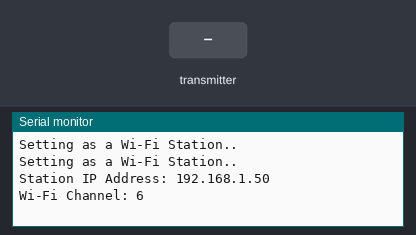
A sketch run on a simulated ESP32. On the bench: the last lines printed to the serial monitor. The test bench sets the inputs (shaded band). WiFi joins after 1.5 s; servers stay silent unless stated.

Above: at 3.2 s.
3.3 s: the transmitter starts sending id = 0
At 3.61 s:
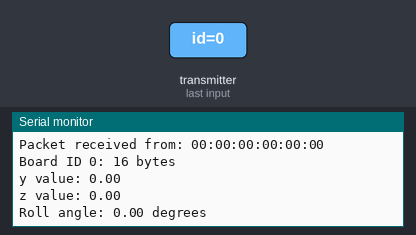
4.8 s: the transmitter starts sending Pitch = 25
6.3 s: the transmitter starts sending Roll = 25
7.8 s: the transmitter starts sending Yaw = 25
At 8.11 s:
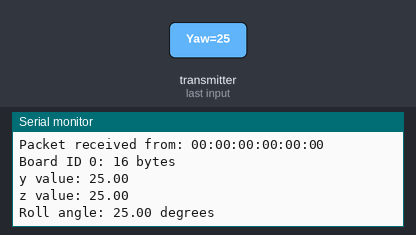
9.3 s: the transmitter starts sending id = 1
10.8 s: the transmitter starts sending Pitch = 50
Timing chart, 0 to 13.3 s (numbered marks = the images above; inputs shaded):
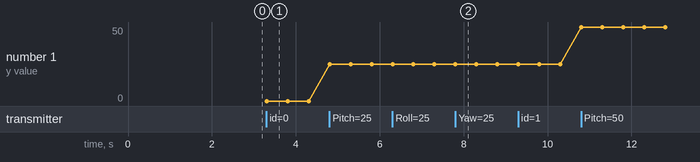

Measured:
- after the input at 3.3 s, the serial monitor: prints a new line at once (image 1)
- after the input at 7.8 s, the serial monitor: prints a new line at once (image 2)
- plotted number 1: 0 → 25 after the input at 4.8 s, 25 → 50 after the input at 10.8 s

The sketch:

Final_hagl_esp32.ino
```cpp
#include <esp_now.h>
#include <WiFi.h>
#include "ESPAsyncWebServer.h"
#include <Arduino_JSON.h>

// Replace with your network credentials (STATION)
const char* ssid = "Galaxy F62";
const char* password = "12345678910abcd";

float Pitch_1 = 0.0, Pitch_2 = 0.0, Pitch_3 = 0.0;
float Roll_1 = 0.0, Roll_2 = 0.0, Roll_3 = 0.0;
float Yaw_1 = 0.0, Yaw_2 = 0.0, Yaw_3 = 0.0;

// Structure example to receive data
// Must match the sender structure
typedef struct struct_message {
  int id;
  float Pitch;
  float Roll;
  float Yaw;
} struct_message;

struct_message incomingReadings;

JSONVar board;

AsyncWebServer server(80);
AsyncEventSource events("/events");

// callback function that will be executed when data is received
void OnDataRecv(const uint8_t * mac_addr, const uint8_t *incomingData, int len) {
  // Copies the sender mac address to a string
  char macStr[18];
  Serial.print("Packet received from: ");
  snprintf(macStr, sizeof(macStr), "%02x:%02x:%02x:%02x:%02x:%02x",
           mac_addr[0], mac_addr[1], mac_addr[2], mac_addr[3], mac_addr[4], mac_addr[5]);
  Serial.println(macStr);
  memcpy(&incomingReadings, incomingData, sizeof(incomingReadings));

  board["id"] = incomingReadings.id;
  board["Pitch"] = incomingReadings.Pitch;
  board["Roll"] = incomingReadings.Roll;
  board["Yaw"] = incomingReadings.Yaw;
  /*float rollAngle = atan2(incomingReadings.y, incomingReadings.z) * 180.0 / PI;
  board["roll"] = rollAngle;*/
  if (incomingReadings.id == 1)
  {
    Pitch_1 = incomingReadings.Pitch;
    Roll_1 = incomingReadings.Roll;
    Yaw_1 = incomingReadings.Yaw;
  }
  else if (incomingReadings.id == 2)
  {
    Pitch_2 = incomingReadings.Pitch;
    Roll_2 = incomingReadings.Roll;
    Yaw_2 = incomingReadings.Yaw;
  }
  else if (incomingReadings.id == 3)
  {
    Pitch_3 = incomingReadings.Pitch;
    Roll_3 = incomingReadings.Roll;
    Yaw_3 = incomingReadings.Yaw;
  }


  String jsonString = JSON.stringify(board);
  events.send(jsonString.c_str(), "new_readings", millis());

  Serial.printf("Board ID %u: %u bytes\n", incomingReadings.id, len);
  Serial.printf("y value: %4.2f \n", incomingReadings.Pitch);
  Serial.printf("z value: %4.2f \n", incomingReadings.Roll);
  Serial.printf("Roll angle: %4.2f degrees\n", incomingReadings.Yaw);

  Serial.println();
}

const char index_html[] PROGMEM = R"rawliteral(
<!DOCTYPE HTML><html>
<head>
  <title>ESP-NOW DASHBOARD</title>
  <meta name="viewport" content="width=device-width, initial-scale=1">
  <link rel="stylesheet" href="https://use.fontawesome.com/releases/v5.7.2/css/all.css" integrity="sha384-fnmOCqbTlWIlj8LyTjo7mOUStjsKC4pOpQbqyi7RrhN7udi9RwhKkMHpvLbHG9Sr" crossorigin="anonymous">
  <link rel="icon" href="data:,">
  <style>
    html {font-family: Arial; display: inline-block; text-align: center;}
    p { font-size: 1.2rem;}
    body { margin: 0;}
    .topnav { overflow: hidden; background-color: #2f4468; color: white; font-size: 1.7rem; }
    .content { padding: 20px; }
    .card { background-color: white; box-shadow: 2px 2px 12px 1px rgba(140,140,140,.5); }
    .cards { max-width: 900px; margin: 0 auto; display: grid; grid-gap: 2rem; grid-template-columns: repeat(auto-fit, minmax(300px, 1fr)); }
    .reading { font-size: 2.0rem; }
    .packet { color: #bebebe; }
    .card.roll { color: #fd7e14; }
  </style>
</head>
<body>
  <div class="topnav">
    <h3>ESP-NOW DASHBOARD</h3>
  </div>
  <div class="content">
    <div class="cards">


      <!-- Board 0 -->
      <div class="card roll">
        <h4><i class="fas fa-ruler"></i> BOARD 0 - PITCH</h4>
        <p><span class="reading"><span id="b2_pitch"></span> &deg;</span></p>
      </div>
      <div class="card roll">
        <h4><i class="fas fa-ruler"></i> BOARD 0 - ROLL</h4>
        <p><span class="reading"><span id="b2_roll"></span> &deg;</span></p>
      </div>
      <div class="card roll">
        <h4><i class="fas fa-ruler"></i> BOARD 0 - YAW</h4>
        <p><span class="reading"><span id="b2_yaw"></span> &deg;</span></p>
      </div>


      <!-- Board 1 -->
      <div class="card roll">
        <h4><i class="fas fa-ruler"></i> BOARD 1 - PITCH</h4>
        <p><span class="reading"><span id="b1_pitch"></span> &deg;</span></p>
      </div>
      <div class="card roll">
        <h4><i class="fas fa-ruler"></i> BOARD 1 - ROLL</h4>
        <p><span class="reading"><span id="b1_roll"></span> &deg;</span></p>
      </div>
      <div class="card roll">
        <h4><i class="fas fa-ruler"></i> BOARD 1 - YAW</h4>
        <p><span class="reading"><span id="b1_yaw"></span> &deg;</span></p>
      </div>


      <!-- Board 2 -->
      <div class="card roll">
        <h4><i class="fas fa-ruler"></i> BOARD 2 - PITCH</h4>
        <p><span class="reading"><span id="b2_pitch"></span> &deg;</span></p>
      </div>
      <div class="card roll">
        <h4><i class="fas fa-ruler"></i> BOARD 2 - ROLL</h4>
        <p><span class="reading"><span id="b2_roll"></span> &deg;</span></p>
      </div>
      <div class="card roll">
        <h4><i class="fas fa-ruler"></i> BOARD 2 - YAW</h4>
        <p><span class="reading"><span id="b2_yaw"></span> &deg;</span></p>
      </div>


      <!-- Board 3 -->
      <div class="card roll">
        <h4><i class="fas fa-ruler"></i> BOARD 3 - PITCH</h4>
        <p><span class="reading"><span id="b3_pitch"></span> &deg;</span></p>
      </div>
      <div class="card roll">
        <h4><i class="fas fa-ruler"></i> BOARD 3 - ROLL</h4>
        <p><span class="reading"><span id="b3_roll"></span> &deg;</span></p>
      </div>
      <div class="card roll">
        <h4><i class="fas fa-ruler"></i> BOARD 3 - YAW</h4>
        <p><span class="reading"><span id="b3_yaw"></span> &deg;</span></p>
      </div>


    </div>

  </div>

<script>
if (!!window.EventSource) {
 var source = new EventSource('/events');

 source.addEventListener('open', function(e) {
  console.log("Events Connected");
 }, false);
 source.addEventListener('error', function(e) {
  if (e.target.readyState != EventSource.OPEN) {
    console.log("Events Disconnected");
  }
 }, false);

 source.addEventListener('new_readings', function(e) {
  console.log("new_readings", e.data);
  var obj = JSON.parse(e.data);
  document.getElementById("b" + obj.id + "_pitch").innerHTML = obj.pitch.toFixed(2);
  document.getElementById("b" + obj.id + "_roll").innerHTML = obj.roll.toFixed(2);
  document.getElementById("b" + obj.id + "_yaw").innerHTML = obj.yaw.toFixed(2);
 }, false);
}
</script>
</body>
</html>)rawliteral";

void setup() {
  // Initialize Serial Monitor
  Serial.begin(115200);

  // Set the device as a Station and Soft Access Point simultaneously
  WiFi.mode(WIFI_AP_STA);

  // Set device as a Wi-Fi Station
  WiFi.begin(ssid, password);
  while (WiFi.status() != WL_CONNECTED) {
    delay(1000);
    Serial.println("Setting as a Wi-Fi Station..");
  }
  Serial.print("Station IP Address: ");
  Serial.println(WiFi.localIP());
  Serial.print("Wi-Fi Channel: ");
  Serial.println(WiFi.channel());

  // Init ESP-NOW
  if (esp_now_init() != ESP_OK) {
    Serial.println("Error initializing ESP-NOW");
    return;
  }

  // Once ESPNow is successfully Init, we will register for recv CB to
  // get recv packer info
  esp_now_register_recv_cb(esp_now_recv_cb_t(OnDataRecv));

  server.on("/", HTTP_GET, [](AsyncWebServerRequest *request){
    request->send_P(200, "text/html", index_html);
  });

  events.onConnect([](AsyncEventSourceClient *client){
    if(client->lastId()){
      Serial.printf("Client reconnected! Last message ID that it got is: %u\n", client->lastId());
    }
    // send event with message "hello!", id current millis
    // and set reconnect delay to 1 second
    //client->send("hello!", NULL, millis(), 10000);
  });
  server.addHandler(&events);
  server.begin();
}

void loop() {
  static unsigned long lastEventTime = millis();
  static const unsigned long EVENT_INTERVAL_MS = 5000;
  if ((millis() - lastEventTime) > EVENT_INTERVAL_MS) {
    events.send("ping",NULL,millis());
    lastEventTime = millis();
  }
}
```
